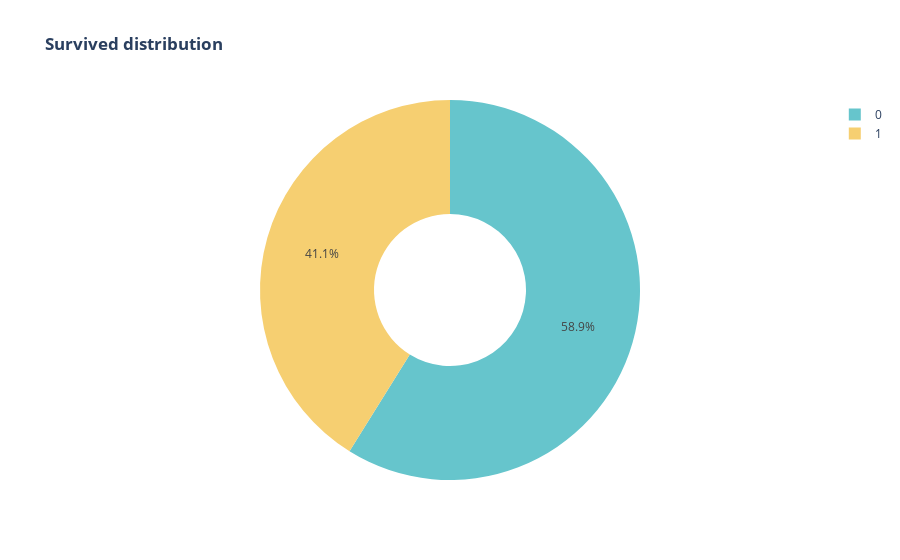

The cell this chart's notebook holds for it:
### Code cell
fig = px.pie(df , names='Survived' ,
       title = '<b>Survived distribution </b>' ,
       color_discrete_sequence= px.colors.qualitative.Pastel,
       hole = 0.4
       )
fig.show()

### Figure 1 — Plotly figure (JSON) as saved in the notebook; plotly's stock layout.template omitted (floating-point values rounded to 4 significant figures; data arrays with more than 128 entries replaced by an {"elided": "..."} marker saying what was removed)
{"data": [{"domain": {"x": [0, 1], "y": [0, 1]}, "hole": 0.4, "hovertemplate": "Survived=%{label}<extra></extra>", "labels": {"elided": "778 int values"}, "legendgroup": "", "name": "", "showlegend": true, "type": "pie"}], "layout": {"legend": {"tracegroupgap": 0}, "piecolorway": ["rgb(102, 197, 204)", "rgb(246, 207, 113)", "rgb(248, 156, 116)", "rgb(220, 176, 242)", "rgb(135, 197, 95)", "rgb(158, 185, 243)", "rgb(254, 136, 177)", "rgb(201, 219, 116)", "rgb(139, 224, 164)", "rgb(180, 151, 231)", "rgb(179, 179, 179)"], "title": {"text": "<b>Survived distribution </b>"}}}
